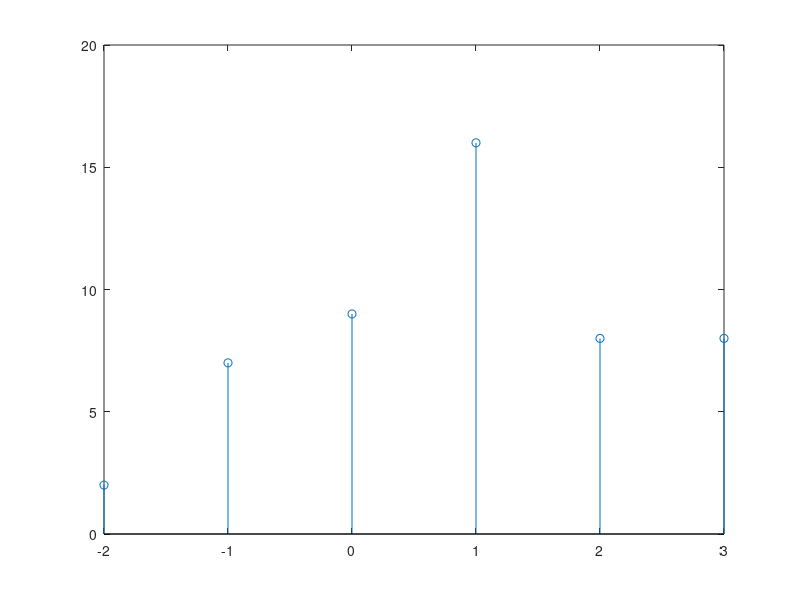

Reproduce this figure in MATLAB.
clc; #... Clear command line
clear all; #... Clear variables
close all; #... Clear figures

#... x = input('Enter the first sequence');
#... y = input('Enter the second sequence');
#... Input Formet: [1 3 7 4 9 5]

x = [1 3 2 4];
y = [2 1 2];
yNeg = fliplr(y);

z = [];
for i = 1:length(x)
  temp = yNeg.*x(i);
  z = [z;temp];
end

[r c] = size(z);
ans = zeros(1,r+c-1);

for i = 1:r
  for j = 1:c
    ans(i+j-1) = ans(i+j-1)+z(i,j);
  endfor
endfor

disp(ans);
n = -(length(y)-1):length(x)-1;
stem(n, ans);


